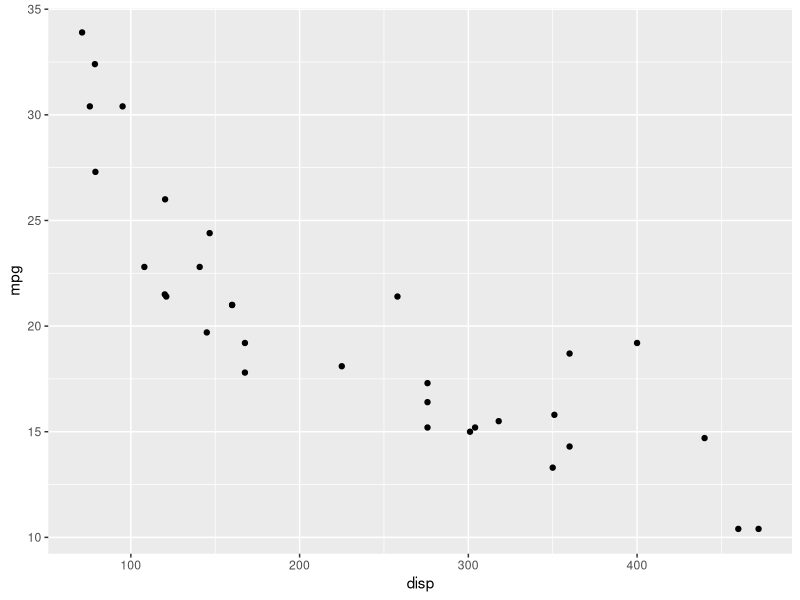
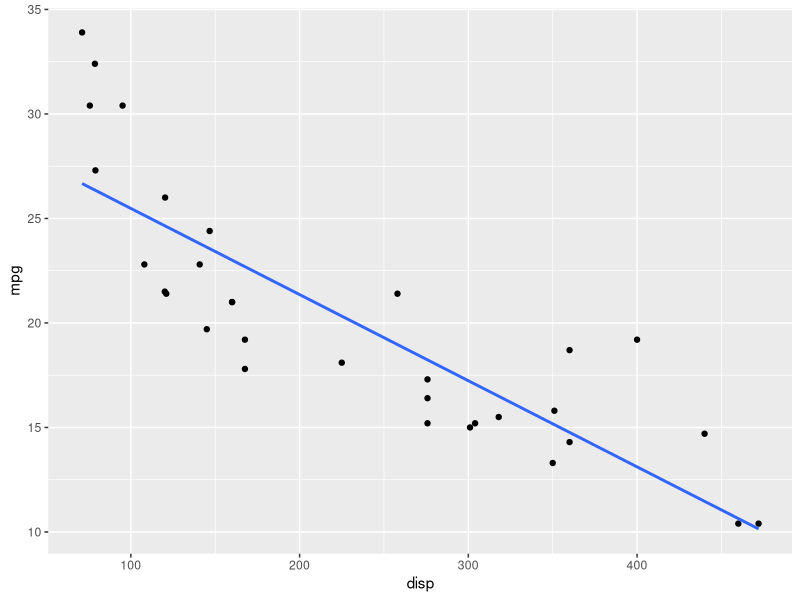
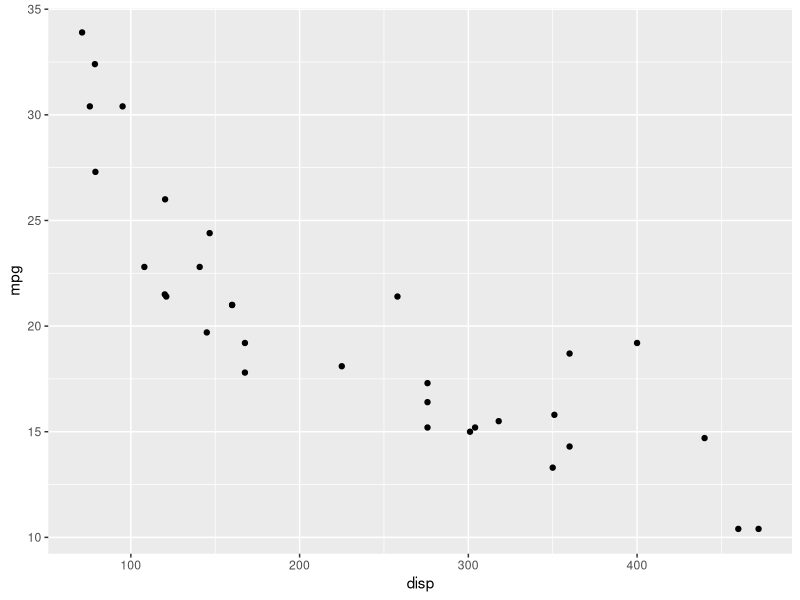
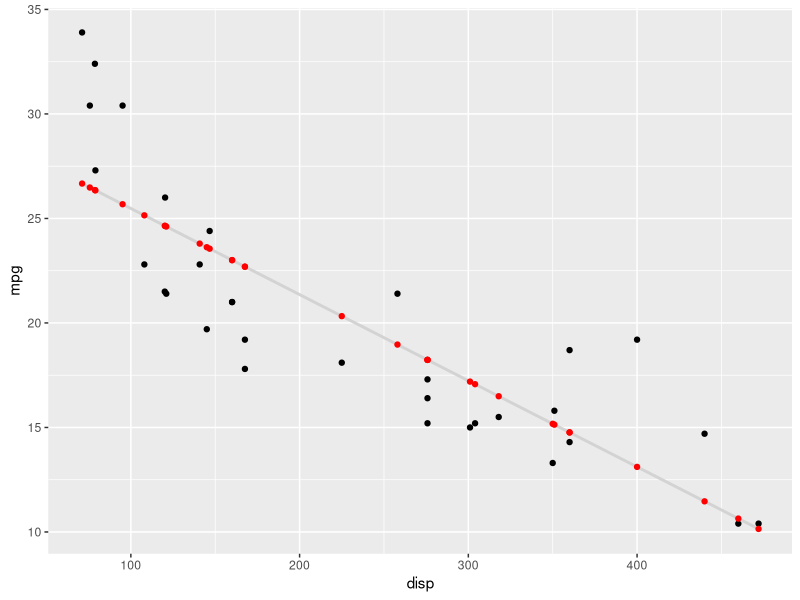
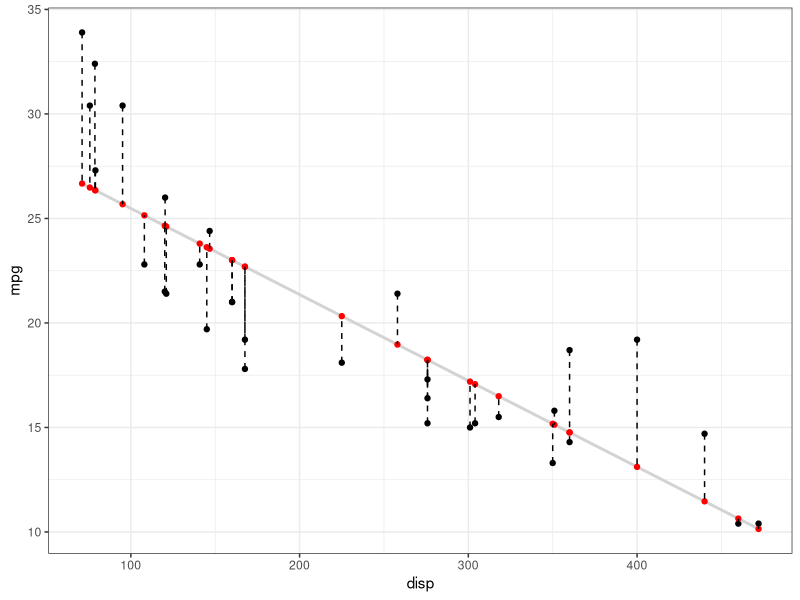

Write R code to recreate these figures, in order.
#Packages
library(tidyverse)
library(fitdistrplus)


# Data
data("mtcars")
df <- mtcars

# quick peek
glimpse(df)

#plot mpg vs disp

p = ggplot(df, aes(x=disp,y=mpg)) +
  geom_point() 
p

p + geom_smooth(method = "lm", se=FALSE) #se makes the shading go away

# Make linear model of relationship between disp and mpg
mod1 = lm(mpg ~ disp, data = df)

# gather info from model
df$predicted <- predict(mod1)
df$residuals <- residuals(mod1)
p

# plot from above but with model precited values
p2 = p + geom_smooth(method="lm", se=FALSE, alpha=.05, color="lightgrey") +
  geom_point(aes(y=df$predicted),color="Red")
p2

# Show residuals
p2 + geom_segment(aes(xend=disp,yend=df$predicted),linetype=2) +
  theme_bw() 
